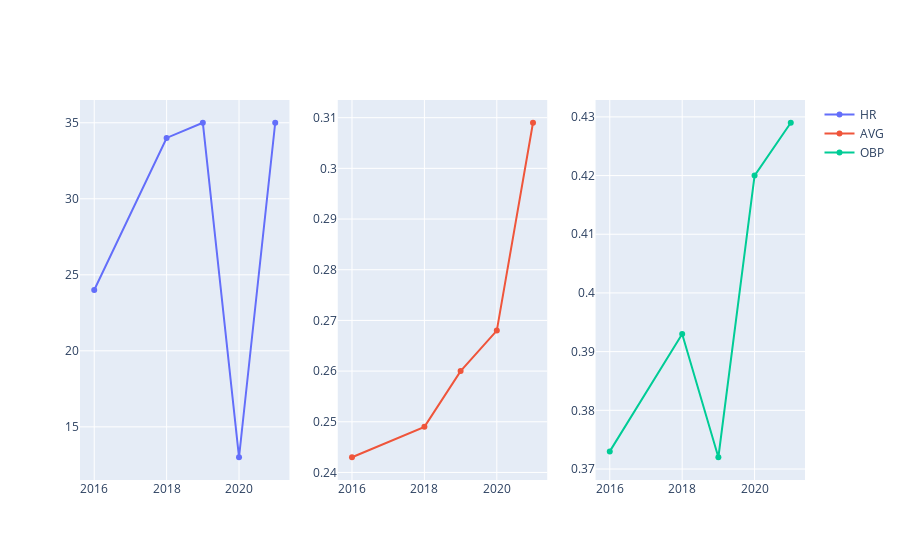

Notebook code for this chart:
### Code cell
# make line graph of HR, AVG, OBP, SLG, OPS
fig = make_subplots(rows=1, cols=3)

fig.add_trace(go.Scatter(x=harper["Season"], y=harper["HR"], name="HR"), row=1, col=1)
fig.add_trace(go.Scatter(x=harper["Season"], y=harper["AVG"], name="AVG"), row=1, col=2)
fig.add_trace(go.Scatter(x=harper["Season"], y=harper["OBP"], name="OBP"), row=1, col=3)

fig.show()

### Figure 1 — Plotly figure (JSON) as saved in the notebook; plotly's stock layout.template omitted (floating-point values rounded to 4 significant figures)
{"data": [{"name": "HR", "type": "scatter", "x": [2016, 2018, 2019, 2020, 2021], "xaxis": "x", "y": [24, 34, 35, 13, 35], "yaxis": "y"}, {"name": "AVG", "type": "scatter", "x": [2016, 2018, 2019, 2020, 2021], "xaxis": "x2", "y": [0.243, 0.249, 0.26, 0.268, 0.309], "yaxis": "y2"}, {"name": "OBP", "type": "scatter", "x": [2016, 2018, 2019, 2020, 2021], "xaxis": "x3", "y": [0.373, 0.393, 0.372, 0.42, 0.429], "yaxis": "y3"}], "layout": {"xaxis": {"anchor": "y", "domain": [0, 0.2889]}, "xaxis2": {"anchor": "y2", "domain": [0.3556, 0.6444]}, "xaxis3": {"anchor": "y3", "domain": [0.7111, 1]}, "yaxis": {"anchor": "x", "domain": [0, 1]}, "yaxis2": {"anchor": "x2", "domain": [0, 1]}, "yaxis3": {"anchor": "x3", "domain": [0, 1]}}}
